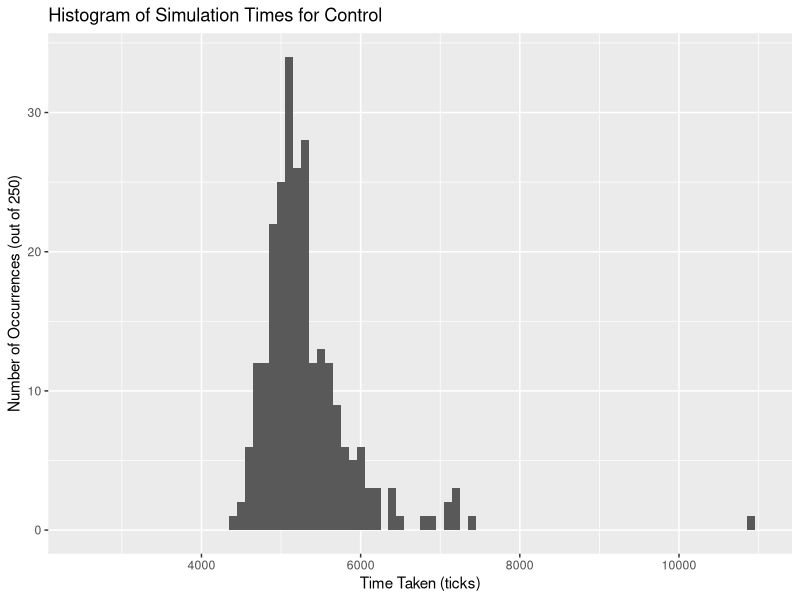
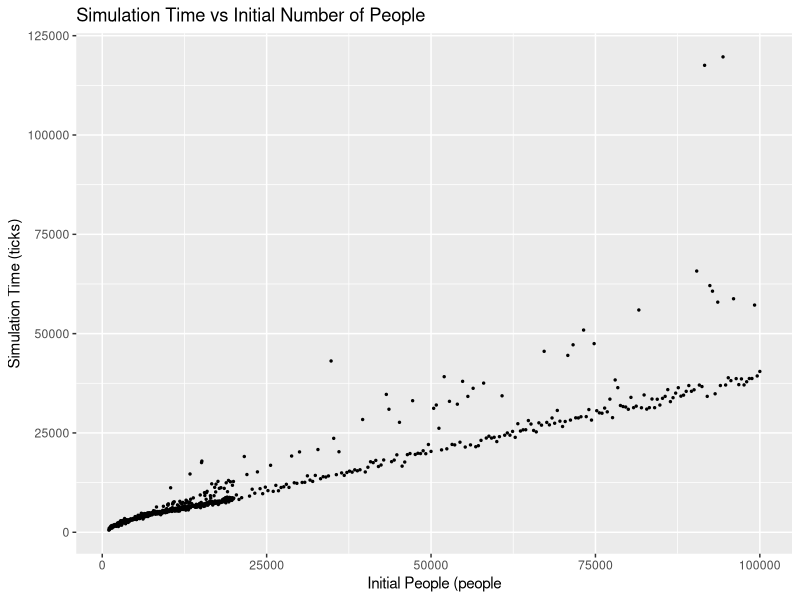
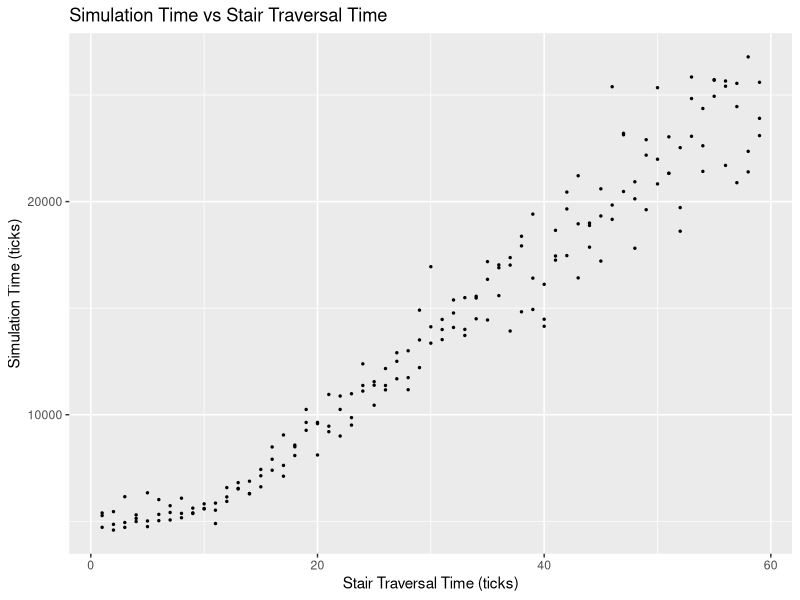
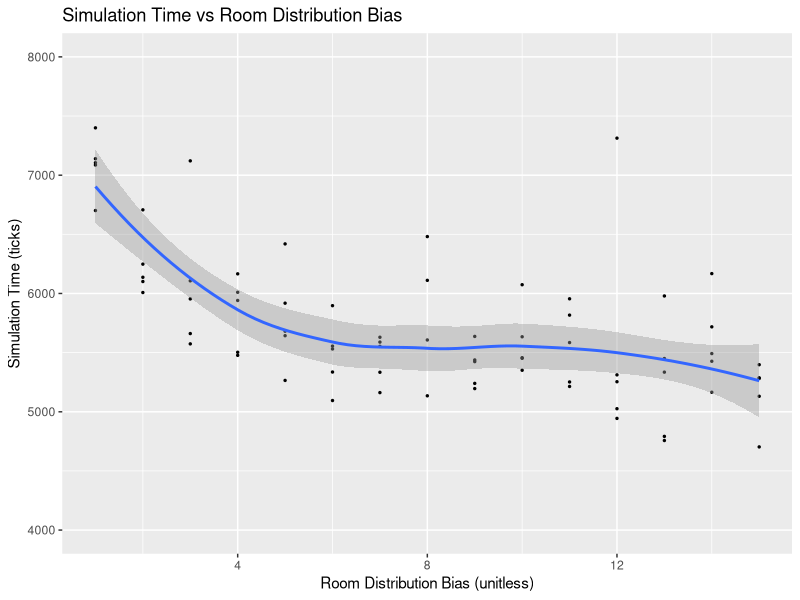

R code for these plots, in order:
require(ggplot2)

control = read.csv("data/control.csv",header=FALSE,sep=",")
control$time = control$V1

mean(control$time)
sd(control$time)

ggplot(control, aes(x=time)) +
  geom_histogram(binwidth=100) +
  xlab("Time Taken (ticks)") +
  ylab("Number of Occurrences (out of 250)") +
  ggtitle("Histogram of Simulation Times for Control") +
  xlim(2500, 11000)

vspeople = read.csv("data/vspeople.csv",header=FALSE,sep=",")
vspeople$time = vspeople$V1
vspeople$people = c(seq(from=1000, to=20000, by=50), seq(from=20400,to=100000,by=400))

ggplot(vspeople, aes(x=people,y=time)) +
  geom_point(size=0.5) +
  ggtitle("Simulation Time vs Initial Number of People") +
  xlab("Initial People (people") +
  ylab("Simulation Time (ticks)")
mod = lm(vspeople$time ~ vspeople$people^2)
summary(mod)

vswait = read.csv("data/vswait.csv",header=FALSE,sep=",")
vswait$time = vswait$V1
vswait$wait = rep(seq(from=1,to=59,by=1),each=3)
ggplot(vswait, aes(x=wait,y=time)) +
  geom_point(size=0.5) +
  ggtitle("Simulation Time vs Stair Traversal Time") +
  xlab("Stair Traversal Time (ticks)") +
  ylab("Simulation Time (ticks)")

vsbias = read.csv("data/vsbias.csv",header=FALSE,sep=",")
vsbias$time = vsbias$V1
vsbias$bias = rep(seq(from=15,to=1,by=-1),each=5)
ggplot(vsbias, aes(x=bias,y=time)) +
  geom_point(size=0.5) +
  geom_smooth() +
  ggtitle("Simulation Time vs Room Distribution Bias") +
  xlab("Room Distribution Bias (unitless)") +
  ylab("Simulation Time (ticks)") +
  ylim(4000,8000)
